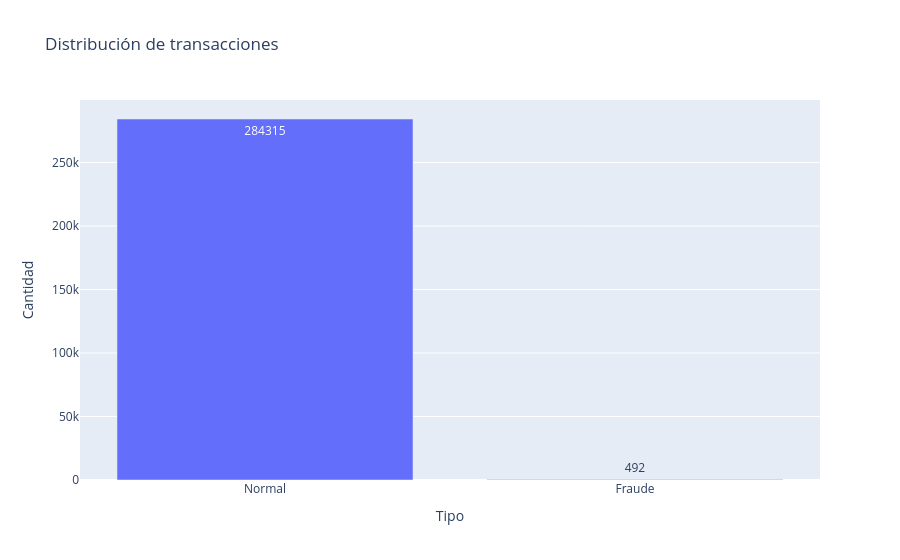

The notebook cell this image was saved under:
### Code cell
# Preparar datos para la gráfica
class_data = pd.DataFrame({
    "Tipo": ["Normal", "Fraude"],
    "Cantidad": [class_counts[0], class_counts[1]]
})

# Gráfica interactiva
fig = px.bar(
    class_data,
    x="Tipo",
    y="Cantidad",
    title="Distribución de transacciones",
    text="Cantidad"
)

fig.show()

### Figure 1 — Plotly figure (JSON) as saved in the notebook; plotly's stock layout.template omitted (floating-point values rounded to 4 significant figures)
{"data": [{"hovertemplate": "Tipo=%{x}<br>Cantidad=%{text}<extra></extra>", "legendgroup": "", "marker": {"color": "#636efa", "pattern": {"shape": ""}}, "name": "", "orientation": "v", "showlegend": false, "text": [284300.0, 492.0], "textposition": "auto", "type": "bar", "x": ["Normal", "Fraude"], "xaxis": "x", "y": [284315, 492], "yaxis": "y"}], "layout": {"barmode": "relative", "legend": {"tracegroupgap": 0}, "title": {"text": "Distribución de transacciones"}, "xaxis": {"anchor": "y", "domain": [0, 1], "title": {"text": "Tipo"}}, "yaxis": {"anchor": "x", "domain": [0, 1], "title": {"text": "Cantidad"}}}}
